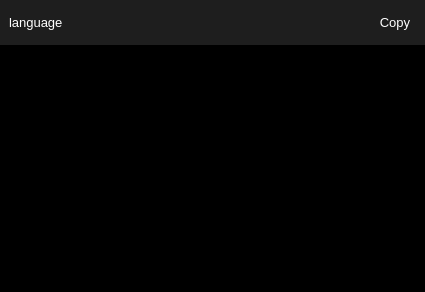
<?xml version="1.0" encoding="UTF-8"?>
<ui version="4.0">
 <class>CodeWidget</class>
 <widget class="QWidget" name="CodeWidget">
  <property name="geometry">
   <rect>
    <x>0</x>
    <y>0</y>
    <width>425</width>
    <height>292</height>
   </rect>
  </property>
  <property name="sizePolicy">
   <sizepolicy hsizetype="Expanding" vsizetype="Expanding">
    <horstretch>0</horstretch>
    <verstretch>0</verstretch>
   </sizepolicy>
  </property>
  <property name="minimumSize">
   <size>
    <width>200</width>
    <height>50</height>
   </size>
  </property>
  <property name="font">
   <font>
    <pointsize>10</pointsize>
   </font>
  </property>
  <property name="styleSheet">
   <string notr="true">color: rgb(255, 255, 255);</string>
  </property>
  <property name="locale">
   <locale language="English" country="UnitedStates"/>
  </property>
  <layout class="QVBoxLayout" name="verticalLayout">
   <property name="spacing">
    <number>0</number>
   </property>
   <property name="leftMargin">
    <number>0</number>
   </property>
   <property name="topMargin">
    <number>0</number>
   </property>
   <property name="rightMargin">
    <number>0</number>
   </property>
   <property name="bottomMargin">
    <number>0</number>
   </property>
   <item>
    <widget class="QWidget" name="infoWidget" native="true">
     <property name="sizePolicy">
      <sizepolicy hsizetype="Expanding" vsizetype="Fixed">
       <horstretch>0</horstretch>
       <verstretch>0</verstretch>
      </sizepolicy>
     </property>
     <property name="minimumSize">
      <size>
       <width>0</width>
       <height>45</height>
      </size>
     </property>
     <property name="styleSheet">
      <string notr="true">QWidget 
{
	background-color: rgb(30, 30, 30);
	border-bottom-left-radius: 0;
	border-bottom-right-radius: 0;
}
</string>
     </property>
     <layout class="QHBoxLayout" name="horizontalLayout_2">
      <item>
       <widget class="QLabel" name="languageLabel">
        <property name="text">
         <string notr="true">language</string>
        </property>
       </widget>
      </item>
      <item>
       <spacer name="horizontalSpacer">
        <property name="orientation">
         <enum>Qt::Horizontal</enum>
        </property>
        <property name="sizeHint" stdset="0">
         <size>
          <width>40</width>
          <height>20</height>
         </size>
        </property>
       </spacer>
      </item>
      <item>
       <widget class="QToolButton" name="copyButton">
        <property name="sizePolicy">
         <sizepolicy hsizetype="Fixed" vsizetype="Preferred">
          <horstretch>0</horstretch>
          <verstretch>0</verstretch>
         </sizepolicy>
        </property>
        <property name="text">
         <string>Copy</string>
        </property>
        <property name="icon">
         <iconset theme="edit-copy"/>
        </property>
        <property name="iconSize">
         <size>
          <width>24</width>
          <height>24</height>
         </size>
        </property>
        <property name="toolButtonStyle">
         <enum>Qt::ToolButtonTextBesideIcon</enum>
        </property>
        <property name="autoRaise">
         <bool>true</bool>
        </property>
       </widget>
      </item>
     </layout>
    </widget>
   </item>
   <item>
    <widget class="QTextEdit" name="codeEdit">
     <property name="styleSheet">
      <string notr="true">background-color: rgb(0, 0, 0);
padding-left:10px;
padding-right:10px;
padding-top:10px;
padding-bottom:10px;
border-top-left-radius: 0;
border-top-right-radius: 0;</string>
     </property>
     <property name="verticalScrollBarPolicy">
      <enum>Qt::ScrollBarAlwaysOff</enum>
     </property>
    </widget>
   </item>
  </layout>
 </widget>
 <resources/>
 <connections/>
</ui>
